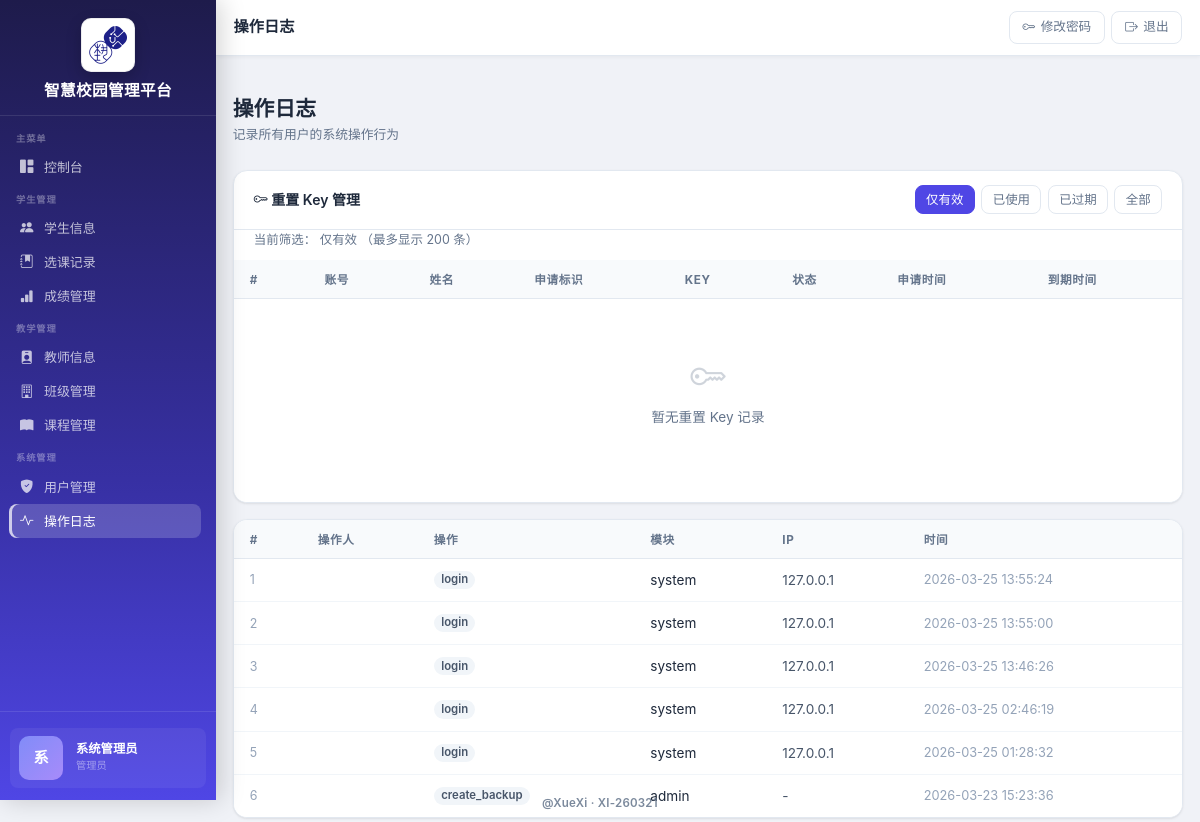
The app's page /ops-log (signed in) with its own data.
### app.py (models this page shows, shortened)
class User(db.Model):
    __tablename__ = "users"
    id = db.Column(db.Integer, primary_key=True)
    username = db.Column(db.String(50), unique=True, nullable=False)
    password = db.Column(db.String(255), nullable=False)
    full_name = db.Column(db.String(100), nullable=False)
    role = db.Column(db.String(20), nullable=False, default="student")  # admin, teacher, student
    email = db.Column(db.String(100))
    phone = db.Column(db.String(20))
    avatar = db.Column(db.String(255))
    is_active = db.Column(db.Boolean, default=True)
    created_at = db.Column(db.DateTime, default=datetime.utcnow)
    updated_at = db.Column(db.DateTime, default=datetime.utcnow, onupdate=datetime.utcnow)

class OperationLog(db.Model):
    __tablename__ = "operation_logs"
    id = db.Column(db.Integer, primary_key=True)
    user_id = db.Column(db.Integer, db.ForeignKey("users.id"))
    action = db.Column(db.String(100), nullable=False)
    module = db.Column(db.String(50))  # 模块名 student, course, score
    record_id = db.Column(db.Integer)
    details = db.Column(db.Text)
    created_at = db.Column(db.DateTime, default=datetime.utcnow)
    updated_at = db.Column(db.DateTime, default=datetime.utcnow, onupdate=datetime.utcnow)

### app.py (the view)
@app.route("/ops-log")
@role_required("admin")
def list_ops_log():
    now = datetime.utcnow()
    key_status = request.args.get("key_status", "valid").strip().lower()
    logs = OperationLog.query.order_by(OperationLog.created_at.desc()).limit(500).all()
    reset_keys_q = (
        db.session.query(PasswordResetKey, User.username, User.full_name)
        .outerjoin(User, PasswordResetKey.user_id == User.id)
    )
    if key_status == "used":
        reset_keys_q = reset_keys_q.filter(PasswordResetKey.is_used.is_(True))
    elif key_status == "expired":
        reset_keys_q = reset_keys_q.filter(
            PasswordResetKey.is_used.is_(False),
            PasswordResetKey.expires_at < now,
        )
    elif key_status == "all":
        pass
    else:
        key_status = "valid"
        reset_keys_q = reset_keys_q.filter(
            PasswordResetKey.is_used.is_(False),
            PasswordResetKey.expires_at >= now,
        )
    reset_keys = (
        reset_keys_q
        .order_by(PasswordResetKey.created_at.desc())
        .limit(200)
        .all()
    )
    return render_template(
        "admin/logs.html",
        logs=logs,
        reset_keys=reset_keys,
        key_status=key_status,
        now=now,
    )

### app.py (called while the page is built)
def role_required(*roles):
    def decorator(f):
        @wraps(f)
        def decorated_function(*args, **kwargs):
            user_id = session.get("user_id")
            if not user_id:
                flash("请先登录", "warning")
                return redirect(url_for("login"))
            user = User.query.get(user_id)
            if not user or not user.is_active:
                session.clear()
                flash("登录状态已失效，请重新登录", "warning")
                return redirect(url_for("login"))
            if user.role not in roles:
                flash("权限不足", "danger")
                return redirect(url_for("dashboard"))
            return f(*args, **kwargs)
        return decorated_function
    return decorator

@app.context_processor
def inject_role_flags():
    role = session.get("role")
    user_id = session.get("user_id")
    return {
        "is_counselor": role == "teacher" and _is_counselor(user_id)
    }

### templates/admin/logs.html (shortened to what this page needs)
﻿{% extends "base.html" %}
{% block page_title %}操作日志{% endblock %}
{% block content %}
<div class="page-header">
  <div>
    <h1 class="page-title">操作日志</h1>
    <p class="page-subtitle">记录所有用户的系统操作行为</p>
  </div>
</div>
<div class="table-card" style="margin-bottom:1rem">
  <div class="table-toolbar">
    <div class="fw-semibold"><i class="bi bi-key"></i> 重置 Key 管理</div>
    <div class="d-flex" style="gap:.4rem;flex-wrap:wrap">
      <a href="{{ url_for('list_ops_log', key_status='valid') }}" class="btn btn-sm {% if key_status == 'valid' %}btn-primary{% else %}btn-outline-secondary{% endif %}">仅有效</a>
      <a href="{{ url_for('list_ops_log', key_status='used') }}" class="btn btn-sm {% if key_status == 'used' %}btn-primary{% else %}btn-outline-secondary{% endif %}">已使用</a>
      <a href="{{ url_for('list_ops_log', key_status='expired') }}" class="btn btn-sm {% if key_status == 'expired' %}btn-primary{% else %}btn-outline-secondary{% endif %}">已过期</a>
      <a href="{{ url_for('list_ops_log', key_status='all') }}" class="btn btn-sm {% if key_status == 'all' %}btn-primary{% else %}btn-outline-secondary{% endif %}">全部</a>
    </div>
  </div>
  <div style="padding:0 1.25rem .65rem;font-size:.78rem;color:#64748b">
    当前筛选：
    {% if key_status == 'valid' %}仅有效{% elif key_status == 'used' %}已使用{% elif key_status == 'expired' %}已过期{% else %}全部{% endif %}
    （最多显示 200 条）
  </div>
  <div class="table-responsive">
    <table class="table">
      <thead>
        <tr>
          <th>#</th>
          <th>账号</th>
          <th>姓名</th>
          <th>申请标识</th>
          <th>Key</th>
          <th>状态</th>
          <th>申请时间</th>
          <th>到期时间</th>
        </tr>
      </thead>
      <tbody>
        {% if reset_keys %}
        {% for item in reset_keys %}
        {% set key_row = item[0] %}
        {% set username = item[1] %}
        {% set full_name = item[2] %}
        <tr>
          <td style="color:#94a3b8;font-size:.78rem">{{ loop.index }}</td>
          <td><code style="background:#f1f5f9;padding:.15em .45em;border-radius:.3rem;font-size:.8rem">{{ username or '' }}</code></td>
          <td class="fw-semibold">{{ full_name or '' }}</td>
          <td>{{ key_row.requested_identifier or '' }}</td>
          <td><code style="background:#eef2ff;color:#4338ca;padding:.15em .45em;border-radius:.3rem;font-size:.8rem">{{ key_row.reset_key }}</code></td>
          <td>
            {% if key_row.is_used %}
            <span class="badge badge-secondary">已使用</span>
            {% elif key_row.expires_at and key_row.expires_at < now %}
            <span class="badge badge-danger">已过期</span>
            {% else %}
            <span class="badge badge-success">有效</span>
            {% endif %}
          </td>
          <td style="color:#94a3b8;font-size:.8rem">{{ key_row.created_at.strftime('%Y-%m-%d %H:%M:%S') if key_row.created_at else '' }}</td>
          <td style="color:#94a3b8;font-size:.8rem">{{ key_row.expires_at.strftime('%Y-%m-%d %H:%M:%S') if key_row.expires_at else '' }}</td>
        </tr>
        {% endfor %}
        {% else %}
        <tr>
          <td colspan="8">
            <div class="no-data">
              <i class="bi bi-key"></i>
              <p>暂无重置 Key 记录</p>
            </div>
          </td>
        </tr>
        {% endif %}
      </tbody>
    </table>
  </div>
</div>
<div class="table-card">
  <div class="table-responsive">
    <table class="table">
      <thead>
        <tr>
          <th>#</th>
          <th>操作人</th>
          <th>操作</th>
          <th>模块</th>
          <th>IP</th>
          <th>时间</th>
        </tr>
      </thead>
      <tbody>
        {% if logs %}
        {% for log in logs %}
        {% set ip = '' %}
        {% if log.details and 'IP=' in log.details %}
        {% set ip = log.details.split('IP=', 1)[1].split(';', 1)[0].strip().split('|', 1)[0].strip() %}
        {% endif %}
        <tr>
          <td style="color:#94a3b8;font-size:.78rem">{{ loop.index }}</td>
          <td class="fw-semibold">{{ log.user.full_name if log.user else '' }}</td>
          <td>
            {% if log.action == 'create' %}
            <span class="badge badge-success">新增</span>
            {% elif log.action == 'update' %}
            <span class="badge badge-info">修改</span>
            {% elif log.action == 'delete' %}
            <span class="badge badge-danger">删除</span>
            {% else %}
            <span class="badge badge-secondary">{{ log.action }}</span>
            {% endif %}
          </td>
          <td>{{ log.module or '' }}</td>
          <td style="color:#475569">{{ ip or '-' }}</td>
          <td style="color:#94a3b8;font-size:.8rem">{{ log.created_at.strftime('%Y-%m-%d %H:%M:%S') if log.created_at else '' }}</td>
        </tr>
        {% endfor %}
        {% endif %}
      </tbody>
    </table>
  </div>
</div>
{% endblock %}

### templates/base.html (shortened to what this page needs)
﻿<!DOCTYPE html>
<html lang="zh-CN">
<head>
  <link href="https://cdn.jsdelivr.net/npm/bootstrap@5.3.3/dist/css/bootstrap.min.css" rel="stylesheet">
  <link rel="stylesheet" href="https://cdn.jsdelivr.net/npm/bootstrap-icons@1.11.0/font/bootstrap-icons.css">
  <link rel="stylesheet" href="{{ url_for('static', filename='style.css') }}">
</head>
<body>
{% set auth_endpoints = ['login', 'forgot_password', 'reset_password_with_key', 'auth.login', 'auth.forgot_password', 'auth.reset_password_with_key'] %}
{% set show_app_shell = 'user_id' in session and (request.endpoint or '') not in auth_endpoints %}
{% if show_app_shell %}
<aside class="sidebar" id="sidebar">
  <div class="sidebar-brand">
    <div class="brand-logo">
      <img src="{{ url_for('static', filename='images/logo.png') }}" alt="JY Logo">
    </div>
    <div class="brand-name">智慧校园管理平台</div>
  </div>
  <nav class="sidebar-nav" id="sidebarNav">
    <div class="sidebar-section">
      <div class="sidebar-section-label">主菜单</div>
      <a class="sidebar-link {% if request.endpoint == 'dashboard' %}active{% endif %}"
         href="{{ url_for('dashboard') }}">
        <i class="bi bi-grid-1x2-fill nav-icon"></i> 控制台
      </a>
    </div>
    <div class="sidebar-section">
      <div class="sidebar-section-label">学生管理</div>
      {% if session.role != 'teacher' or is_counselor %}
      <a class="sidebar-link {% if 'student' in (request.endpoint or '') and 'score' not in (request.endpoint or '') %}active{% endif %}"
         href="{{ url_for('list_students') }}">
        <i class="bi bi-people-fill nav-icon"></i> {% if session.role == 'student' %}我的信息{% else %}学生信息{% endif %}
      </a>
      {% if session.role != 'student' %}
      <a class="sidebar-link {% if 'enrollment' in (request.endpoint or '') %}active{% endif %}"
         href="{{ url_for('list_enrollments') }}">
        <i class="bi bi-journal-bookmark-fill nav-icon"></i> 选课记录
      </a>
      {% endif %}
      {% endif %}
      <a class="sidebar-link {% if 'score' in (request.endpoint or '') %}active{% endif %}"
         href="{{ url_for('list_scores') }}">
        <i class="bi bi-bar-chart-fill nav-icon"></i> 成绩管理
      </a>
    </div>
    {% if session.role in ['admin', 'teacher'] %}
    <div class="sidebar-section">
      <div class="sidebar-section-label">教学管理</div>
      <a class="sidebar-link {% if 'teacher' in (request.endpoint or '') %}active{% endif %}"
         href="{{ url_for('list_teachers') }}">
        <i class="bi bi-person-badge-fill nav-icon"></i> 教师信息
      </a>
      {% if session.role == 'admin' or (session.role == 'teacher' and is_counselor) %}
      <a class="sidebar-link {% if 'class' in (request.endpoint or '') %}active{% endif %}"
         href="{{ url_for('list_classes') }}">
        <i class="bi bi-building nav-icon"></i> 班级管理
      </a>
      {% endif %}
      <a class="sidebar-link {% if 'course' in (request.endpoint or '') %}active{% endif %}"
         href="{{ url_for('list_courses') }}">
        <i class="bi bi-book-fill nav-icon"></i> 课程管理
      </a>
    </div>
    {% endif %}
    {% if session.role == 'admin' %}
    <div class="sidebar-section">
      <div class="sidebar-section-label">系统管理</div>
      <a class="sidebar-link {% if 'user' in (request.endpoint or '') %}active{% endif %}"
         href="{{ url_for('list_users') }}">
        <i class="bi bi-shield-fill-check nav-icon"></i> 用户管理
      </a>
      <a class="sidebar-link {% if request.endpoint == 'list_ops_log' %}active{% endif %}"
         href="{{ url_for('list_ops_log') }}">
        <i class="bi bi-activity nav-icon"></i> 操作日志
      </a>
    </div>
    {% endif %}
  </nav>
  <div class="sidebar-footer">
    <div class="sidebar-user">
      <div class="sidebar-user-avatar" id="sidebarAvatar" style="cursor:pointer" title="点击更换头像">
        {% if session.get('avatar') %}
          <img src="{{ url_for('static', filename='avatars/' ~ session.avatar) }}" alt="avatar" style="width:48px;height:48px;border-radius:8px;object-fit:cover">
        {% else %}
          {{ (session.full_name or session.username or '?')[0] | upper }}
        {% endif %}
      </div>
      <div class="sidebar-user-info">
        <div class="u-name">{{ session.full_name or session.username }}</div>
        <div class="u-role">
          {% if session.role == 'admin' %}管理员
          {% elif session.role == 'teacher' %}教师
          {% else %}学生{% endif %}
        </div>
      </div>
    </div>
  </div>
</aside>
<header class="topbar">
  <div class="topbar-title">{% block page_title %}{% endblock %}</div>
  <div class="topbar-actions">
    <a href="{{ url_for('change_password') }}" class="topbar-btn d-none d-md-inline-flex">
      <i class="bi bi-key"></i> 修改密码
    </a>
    <a href="{{ url_for('logout') }}" class="topbar-btn btn-exit js-logout-trigger" aria-label="退出登录">
      <i class="bi bi-box-arrow-right"></i> 退出
    </a>
  </div>
</header>
<main class="main-content">
  <div class="page-container">
{% else %}
<main>
{% endif %}
{% block content %}{% endblock %}
{% if show_app_shell %}
  </div>
</main>
{% else %}
</main>
{% endif %}
<div class="global-signature">@XueXi · XI-260321</div>
</body>
</html>

### records on screen
User: full_name "系统管理员"
OperationLog: action "login", module "system", ip "127.0.0.1", created_at "2026-03-25 13:55:24"
OperationLog: action "login", module "system", ip "127.0.0.1", created_at "2026-03-25 13:55:00"
OperationLog: action "login", module "system", ip "127.0.0.1", created_at "2026-03-25 13:46:26"
OperationLog: action "login", module "system", ip "127.0.0.1", created_at "2026-03-25 02:46:19"
OperationLog: action "login", module "system", ip "127.0.0.1", created_at "2026-03-25 01:28:32"
OperationLog: action "create_backup", module "admin", ip "-", created_at "2026-03-23 15:23:36"

### other values on screen
{{ (session.full_name or session.username or '?')[0] | upper }} "系"
